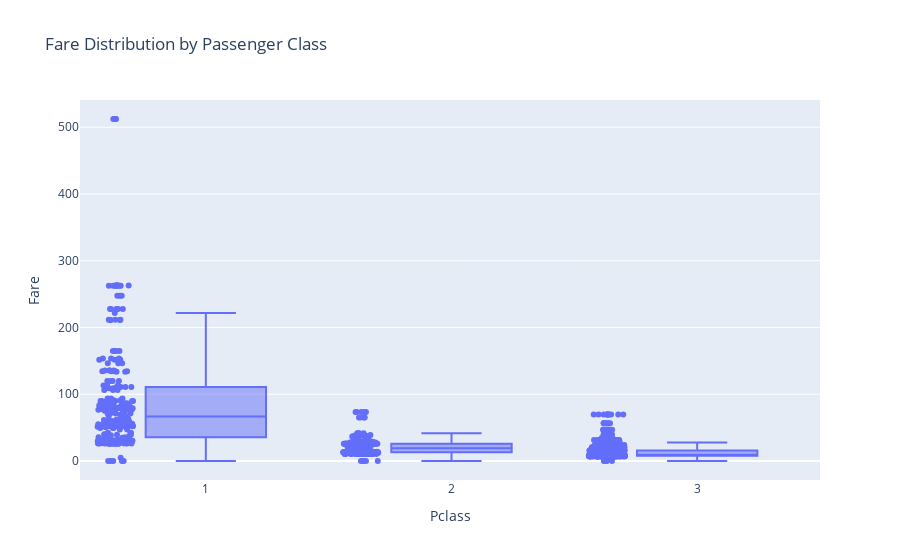

Notebook code for this chart:
### Code cell
fig = px.box(combined, x='Pclass', y='Fare', points='all', title='Fare Distribution by Passenger Class')
fig.show()

### Figure 1 — Plotly figure (JSON) as saved in the notebook; plotly's stock layout.template omitted (floating-point values rounded to 4 significant figures; data arrays with more than 128 entries replaced by an {"elided": "..."} marker saying what was removed)
{"data": [{"alignmentgroup": "True", "boxpoints": "all", "hovertemplate": "Pclass=%{x}<br>Fare=%{y}<extra></extra>", "legendgroup": "", "marker": {"color": "#636efa"}, "name": "", "notched": false, "offsetgroup": "", "orientation": "v", "showlegend": false, "type": "box", "x": {"elided": "1079 int values"}, "x0": " ", "xaxis": "x", "y": {"elided": "1079 float values"}, "y0": " ", "yaxis": "y"}], "layout": {"boxmode": "group", "legend": {"tracegroupgap": 0}, "title": {"text": "Fare Distribution by Passenger Class"}, "xaxis": {"anchor": "y", "domain": [0, 1], "title": {"text": "Pclass"}}, "yaxis": {"anchor": "x", "domain": [0, 1], "title": {"text": "Fare"}}}}
